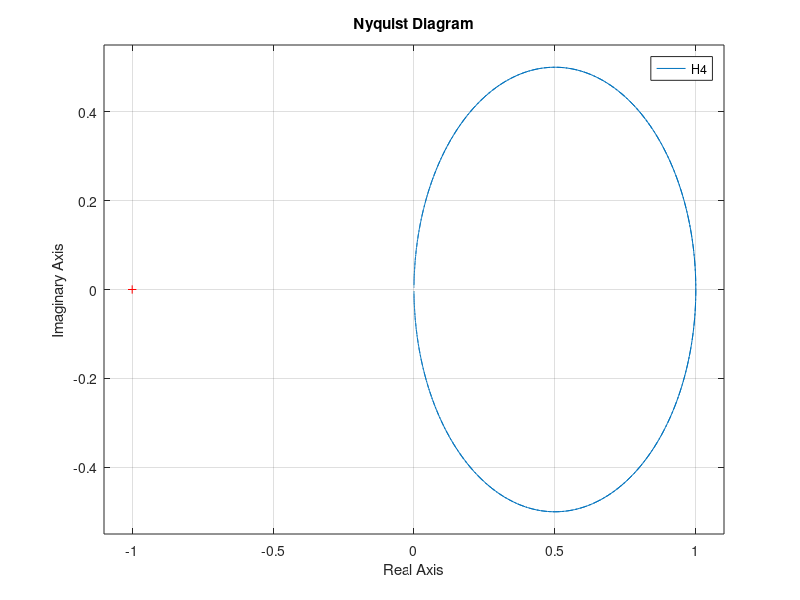

MATLAB code to generate this figure:
%% Homework 1
clc
clear
close all

%% c)
H3 = tf([1,0,0],[0.3,1,1]);
nyquist(H3)
%% d)
H4 = tf([1,0],[0.3,1,1]);
nyquist(H4)
